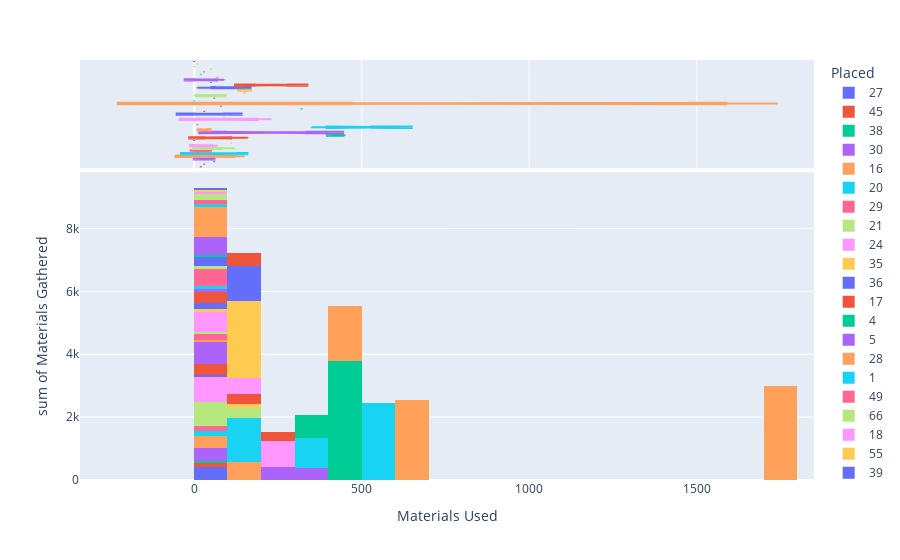

Notebook source saved alongside this figure:
### Markdown cell above
I did try one more histogram, putting all the data together onto one. You can see the correlation a lot better on this one than the separate ones, but I still think the scatter plots show it the best. On this graph, you can see that the >10 wins and <100 materials used far outlie anything else, still, but it doesn't show it as well as the scatter plot.

### Code cell
df = pd.read_csv('/Users/kaylashrieve/Desktop/fortnitecsv2.csv')
fig = px.histogram(df, x="Materials Used", y="Materials Gathered", color="Placed",
                   marginal="box",
                   hover_data=df.columns)
fig.show()

### Figure 1 — Plotly figure (JSON) as saved in the notebook; plotly's stock layout.template omitted (floating-point values rounded to 4 significant figures)
{"data": [{"alignmentgroup": "True", "bingroup": "x", "histfunc": "sum", "hovertemplate": "Placed=27<br>Materials Used=%{x}<br>sum of Materials Gathered=%{y}<extra></extra>", "legendgroup": "27", "marker": {"color": "#636efa"}, "name": "27", "offsetgroup": "27", "orientation": "v", "showlegend": true, "type": "histogram", "x": [20, 20, 20], "xaxis": "x", "y": [20, 162, 226], "yaxis": "y"}, {"alignmentgroup": "True", "customdata": [[27], [27], [27]], "hovertemplate": "Placed=%{customdata[0]}<br>Materials Used=%{x}<extra></extra>", "legendgroup": "27", "marker": {"color": "#636efa"}, "name": "27", "notched": true, "offsetgroup": "27", "showlegend": false, "type": "box", "x": [20, 20, 20], "xaxis": "x2", "yaxis": "y2"}, {"alignmentgroup": "True", "bingroup": "x", "histfunc": "sum", "hovertemplate": "Placed=45<br>Materials Used=%{x}<br>sum of Materials Gathered=%{y}<extra></extra>", "legendgroup": "45", "marker": {"color": "#EF553B"}, "name": "45", "offsetgroup": "45", "orientation": "v", "showlegend": true, "type": "histogram", "x": [30], "xaxis": "x", "y": [123], "yaxis": "y"}, {"alignmentgroup": "True", "customdata": [[45]], "hovertemplate": "Placed=%{customdata[0]}<br>Materials Used=%{x}<extra></extra>", "legendgroup": "45", "marker": {"color": "#EF553B"}, "name": "45", "notched": true, "offsetgroup": "45", "showlegend": false, "type": "box", "x": [30], "xaxis": "x2", "yaxis": "y2"}, {"alignmentgroup": "True", "bingroup": "x", "histfunc": "sum", "hovertemplate": "Placed=38<br>Materials Used=%{x}<br>sum of Materials Gathered=%{y}<extra></extra>", "legendgroup": "38", "marker": {"color": "#00cc96"}, "name": "38", "offsetgroup": "38", "orientation": "v", "showlegend": true, "type": "histogram", "x": [60], "xaxis": "x", "y": [71], "yaxis": "y"}, {"alignmentgroup": "True", "customdata": [[38]], "hovertemplate": "Placed=%{customdata[0]}<br>Materials Used=%{x}<extra></extra>", "legendgroup": "38", "marker": {"color": "#00cc96"}, "name": "38", "notched": true, "offsetgroup": "38", "showlegend": false, "type": "box", "x": [60], "xaxis": "x2", "yaxis": "y2"}, {"alignmentgroup": "True", "bingroup": "x", "histfunc": "sum", "hovertemplate": "Placed=30<br>Materials Used=%{x}<br>sum of Materials Gathered=%{y}<extra></extra>", "legendgroup": "30", "marker": {"color": "#ab63fa"}, "name": "30", "offsetgroup": "30", "orientation": "v", "showlegend": true, "type": "histogram", "x": [10, 60, 30], "xaxis": "x", "y": [244, 78, 78], "yaxis": "y"}, {"alignmentgroup": "True", "customdata": [[30], [30], [30]], "hovertemplate": "Placed=%{customdata[0]}<br>Materials Used=%{x}<extra></extra>", "legendgroup": "30", "marker": {"color": "#ab63fa"}, "name": "30", "notched": true, "offsetgroup": "30", "showlegend": false, "type": "box", "x": [10, 60, 30], "xaxis": "x2", "yaxis": "y2"}, {"alignmentgroup": "True", "bingroup": "x", "histfunc": "sum", "hovertemplate": "Placed=16<br>Materials Used=%{x}<br>sum of Materials Gathered=%{y}<extra></extra>", "legendgroup": "16", "marker": {"color": "#FFA15A"}, "name": "16", "offsetgroup": "16", "orientation": "v", "showlegend": true, "type": "histogram", "x": [150, 20, 30], "xaxis": "x", "y": [584, 153, 254], "yaxis": "y"}, {"alignmentgroup": "True", "customdata": [[16], [16], [16]], "hovertemplate": "Placed=%{customdata[0]}<br>Materials Used=%{x}<extra></extra>", "legendgroup": "16", "marker": {"color": "#FFA15A"}, "name": "16", "notched": true, "offsetgroup": "16", "showlegend": false, "type": "box", "x": [150, 20, 30], "xaxis": "x2", "yaxis": "y2"}, {"alignmentgroup": "True", "bingroup": "x", "histfunc": "sum", "hovertemplate": "Placed=20<br>Materials Used=%{x}<br>sum of Materials Gathered=%{y}<extra></extra>", "legendgroup": "20", "marker": {"color": "#19d3f3"}, "name": "20", "offsetgroup": "20", "orientation": "v", "showlegend": true, "type": "histogram", "x": [150, 60, 0], "xaxis": "x", "y": [1379, 62, 78], "yaxis": "y"}, {"alignmentgroup": "True", "customdata": [[20], [20], [20]], "hovertemplate": "Placed=%{customdata[0]}<br>Materials Used=%{x}<extra></extra>", "legendgroup": "20", "marker": {"color": "#19d3f3"}, "name": "20", "notched": true, "offsetgroup": "20", "showlegend": false, "type": "box", "x": [150, 60, 0], "xaxis": "x2", "yaxis": "y2"}, {"alignmentgroup": "True", "bingroup": "x", "histfunc": "sum", "hovertemplate": "Placed=29<br>Materials Used=%{x}<br>sum of Materials Gathered=%{y}<extra></extra>", "legendgroup": "29", "marker": {"color": "#FF6692"}, "name": "29", "offsetgroup": "29", "orientation": "v", "showlegend": true, "type": "histogram", "x": [50, 20, 1], "xaxis": "x", "y": [59, 20, 79], "yaxis": "y"}, {"alignmentgroup": "True", "customdata": [[29], [29], [29]], "hovertemplate": "Placed=%{customdata[0]}<br>Materials Used=%{x}<extra></extra>", "legendgroup": "29", "marker": {"color": "#FF6692"}, "name": "29", "notched": true, "offsetgroup": "29", "showlegend": false, "type": "box", "x": [50, 20, 1], "xaxis": "x2", "yaxis": "y2"}, {"alignmentgroup": "True", "bingroup": "x", "histfunc": "sum", "hovertemplate": "Placed=21<br>Materials Used=%{x}<br>sum of Materials Gathered=%{y}<extra></extra>", "legendgroup": "21", "marker": {"color": "#B6E880"}, "name": "21", "offsetgroup": "21", "orientation": "v", "showlegend": true, "type": "histogram", "x": [20, 120, 40, 30], "xaxis": "x", "y": [416, 328, 136, 230], "yaxis": "y"}, {"alignmentgroup": "True", "customdata": [[21], [21], [21], [21]], "hovertemplate": "Placed=%{customdata[0]}<br>Materials Used=%{x}<extra></extra>", "legendgroup": "21", "marker": {"color": "#B6E880"}, "name": "21", "notched": true, "offsetgroup": "21", "showlegend": false, "type": "box", "x": [20, 120, 40, 30], "xaxis": "x2", "yaxis": "y2"}, {"alignmentgroup": "True", "bingroup": "x", "histfunc": "sum", "hovertemplate": "Placed=24<br>Materials Used=%{x}<br>sum of Materials Gathered=%{y}<extra></extra>", "legendgroup": "24", "marker": {"color": "#FF97FF"}, "name": "24", "offsetgroup": "24", "orientation": "v", "showlegend": true, "type": "histogram", "x": [70, 30, 10, 55, 0, 0], "xaxis": "x", "y": [165, 88, 165, 164, 108, 94], "yaxis": "y"}, {"alignmentgroup": "True", "customdata": [[24], [24], [24], [24], [24], [24]], "hovertemplate": "Placed=%{customdata[0]}<br>Materials Used=%{x}<extra></extra>", "legendgroup": "24", "marker": {"color": "#FF97FF"}, "name": "24", "notched": true, "offsetgroup": "24", "showlegend": false, "type": "box", "x": [70, 30, 10, 55, 0, 0], "xaxis": "x2", "yaxis": "y2"}, {"alignmentgroup": "True", "bingroup": "x", "histfunc": "sum", "hovertemplate": "Placed=35<br>Materials Used=%{x}<br>sum of Materials Gathered=%{y}<extra></extra>", "legendgroup": "35", "marker": {"color": "#FECB52"}, "name": "35", "offsetgroup": "35", "orientation": "v", "showlegend": true, "type": "histogram", "x": [110], "xaxis": "x", "y": [127], "yaxis": "y"}, {"alignmentgroup": "True", "customdata": [[35]], "hovertemplate": "Placed=%{customdata[0]}<br>Materials Used=%{x}<extra></extra>", "legendgroup": "35", "marker": {"color": "#FECB52"}, "name": "35", "notched": true, "offsetgroup": "35", "showlegend": false, "type": "box", "x": [110], "xaxis": "x2", "yaxis": "y2"}, {"alignmentgroup": "True", "bingroup": "x", "histfunc": "sum", "hovertemplate": "Placed=36<br>Materials Used=%{x}<br>sum of Materials Gathered=%{y}<extra></extra>", "legendgroup": "36", "marker": {"color": "#636efa"}, "name": "36", "offsetgroup": "36", "orientation": "v", "showlegend": true, "type": "histogram", "x": [0], "xaxis": "x", "y": [68], "yaxis": "y"}, {"alignmentgroup": "True", "customdata": [[36]], "hovertemplate": "Placed=%{customdata[0]}<br>Materials Used=%{x}<extra></extra>", "legendgroup": "36", "marker": {"color": "#636efa"}, "name": "36", "notched": true, "offsetgroup": "36", "showlegend": false, "type": "box", "x": [0], "xaxis": "x2", "yaxis": "y2"}, {"alignmentgroup": "True", "bingroup": "x", "histfunc": "sum", "hovertemplate": "Placed=17<br>Materials Used=%{x}<br>sum of Materials Gathered=%{y}<extra></extra>", "legendgroup": "17", "marker": {"color": "#EF553B"}, "name": "17", "offsetgroup": "17", "orientation": "v", "showlegend": true, "type": "histogram", "x": [30, 30, 160, 60], "xaxis": "x", "y": [270, 32, 317, 62], "yaxis": "y"}, {"alignmentgroup": "True", "customdata": [[17], [17], [17], [17]], "hovertemplate": "Placed=%{customdata[0]}<br>Materials Used=%{x}<extra></extra>", "legendgroup": "17", "marker": {"color": "#EF553B"}, "name": "17", "notched": true, "offsetgroup": "17", "showlegend": false, "type": "box", "x": [30, 30, 160, 60], "xaxis": "x2", "yaxis": "y2"}, {"alignmentgroup": "True", "bingroup": "x", "histfunc": "sum", "hovertemplate": "Placed=4<br>Materials Used=%{x}<br>sum of Materials Gathered=%{y}<extra></extra>", "legendgroup": "4", "marker": {"color": "#00cc96"}, "name": "4", "offsetgroup": "4", "orientation": "v", "showlegend": true, "type": "histogram", "x": [420, 410, 450], "xaxis": "x", "y": [715, 2215, 850], "yaxis": "y"}, {"alignmentgroup": "True", "customdata": [[4], [4], [4]], "hovertemplate": "Placed=%{customdata[0]}<br>Materials Used=%{x}<extra></extra>", "legendgroup": "4", "marker": {"color": "#00cc96"}, "name": "4", "notched": true, "offsetgroup": "4", "showlegend": false, "type": "box", "x": [420, 410, 450], "xaxis": "x2", "yaxis": "y2"}, {"alignmentgroup": "True", "bingroup": "x", "histfunc": "sum", "hovertemplate": "Placed=5<br>Materials Used=%{x}<br>sum of Materials Gathered=%{y}<extra></extra>", "legendgroup": "5", "marker": {"color": "#ab63fa"}, "name": "5", "offsetgroup": "5", "orientation": "v", "showlegend": true, "type": "histogram", "x": [370, 50, 230], "xaxis": "x", "y": [384, 687, 421], "yaxis": "y"}, {"alignmentgroup": "True", "customdata": [[5], [5], [5]], "hovertemplate": "Placed=%{customdata[0]}<br>Materials Used=%{x}<extra></extra>", "legendgroup": "5", "marker": {"color": "#ab63fa"}, "name": "5", "notched": true, "offsetgroup": "5", "showlegend": false, "type": "box", "x": [370, 50, 230], "xaxis": "x2", "yaxis": "y2"}, {"alignmentgroup": "True", "bingroup": "x", "histfunc": "sum", "hovertemplate": "Placed=28<br>Materials Used=%{x}<br>sum of Materials Gathered=%{y}<extra></extra>", "legendgroup": "28", "marker": {"color": "#FFA15A"}, "name": "28", "offsetgroup": "28", "orientation": "v", "showlegend": true, "type": "histogram", "x": [20, 40], "xaxis": "x", "y": [25, 46], "yaxis": "y"}, {"alignmentgroup": "True", "customdata": [[28], [28]], "hovertemplate": "Placed=%{customdata[0]}<br>Materials Used=%{x}<extra></extra>", "legendgroup": "28", "marker": {"color": "#FFA15A"}, "name": "28", "notched": true, "offsetgroup": "28", "showlegend": false, "type": "box", "x": [20, 40], "xaxis": "x2", "yaxis": "y2"}, {"alignmentgroup": "True", "bingroup": "x", "histfunc": "sum", "hovertemplate": "Placed=1<br>Materials Used=%{x}<br>sum of Materials Gathered=%{y}<extra></extra>", "legendgroup": "1", "marker": {"color": "#19d3f3"}, "name": "1", "offsetgroup": "1", "orientation": "v", "showlegend": true, "type": "histogram", "x": [530, 530, 350], "xaxis": "x", "y": [541, 1907, 941], "yaxis": "y"}, {"alignmentgroup": "True", "customdata": [[1], [1], [1]], "hovertemplate": "Placed=%{customdata[0]}<br>Materials Used=%{x}<extra></extra>", "legendgroup": "1", "marker": {"color": "#19d3f3"}, "name": "1", "notched": true, "offsetgroup": "1", "showlegend": false, "type": "box", "x": [530, 530, 350], "xaxis": "x2", "yaxis": "y2"}, {"alignmentgroup": "True", "bingroup": "x", "histfunc": "sum", "hovertemplate": "Placed=49<br>Materials Used=%{x}<br>sum of Materials Gathered=%{y}<extra></extra>", "legendgroup": "49", "marker": {"color": "#FF6692"}, "name": "49", "offsetgroup": "49", "orientation": "v", "showlegend": true, "type": "histogram", "x": [10], "xaxis": "x", "y": [167], "yaxis": "y"}, {"alignmentgroup": "True", "customdata": [[49]], "hovertemplate": "Placed=%{customdata[0]}<br>Materials Used=%{x}<extra></extra>", "legendgroup": "49", "marker": {"color": "#FF6692"}, "name": "49", "notched": true, "offsetgroup": "49", "showlegend": false, "type": "box", "x": [10], "xaxis": "x2", "yaxis": "y2"}, {"alignmentgroup": "True", "bingroup": "x", "histfunc": "sum", "hovertemplate": "Placed=66<br>Materials Used=%{x}<br>sum of Materials Gathered=%{y}<extra></extra>", "legendgroup": "66", "marker": {"color": "#B6E880"}, "name": "66", "offsetgroup": "66", "orientation": "v", "showlegend": true, "type": "histogram", "x": [0], "xaxis": "x", "y": [87], "yaxis": "y"}, {"alignmentgroup": "True", "customdata": [[66]], "hovertemplate": "Placed=%{customdata[0]}<br>Materials Used=%{x}<extra></extra>", "legendgroup": "66", "marker": {"color": "#B6E880"}, "name": "66", "notched": true, "offsetgroup": "66", "showlegend": false, "type": "box", "x": [0], "xaxis": "x2", "yaxis": "y2"}, {"alignmentgroup": "True", "bingroup": "x", "histfunc": "sum", "hovertemplate": "Placed=18<br>Materials Used=%{x}<br>sum of Materials Gathered=%{y}<extra></extra>", "legendgroup": "18", "marker": {"color": "#FF97FF"}, "name": "18", "offsetgroup": "18", "orientation": "v", "showlegend": true, "type": "histogram", "x": [230, 70, 60], "xaxis": "x", "y": [806, 261, 370], "yaxis": "y"}, {"alignmentgroup": "True", "customdata": [[18], [18], [18]], "hovertemplate": "Placed=%{customdata[0]}<br>Materials Used=%{x}<extra></extra>", "legendgroup": "18", "marker": {"color": "#FF97FF"}, "name": "18", "notched": true, "offsetgroup": "18", "showlegend": false, "type": "box", "x": [230, 70, 60], "xaxis": "x2", "yaxis": "y2"}, {"alignmentgroup": "True", "bingroup": "x", "histfunc": "sum", "hovertemplate": "Placed=55<br>Materials Used=%{x}<br>sum of Materials Gathered=%{y}<extra></extra>", "legendgroup": "55", "marker": {"color": "#FECB52"}, "name": "55", "offsetgroup": "55", "orientation": "v", "showlegend": true, "type": "histogram", "x": [90], "xaxis": "x", "y": [98], "yaxis": "y"}, {"alignmentgroup": "True", "customdata": [[55]], "hovertemplate": "Placed=%{customdata[0]}<br>Materials Used=%{x}<extra></extra>", "legendgroup": "55", "marker": {"color": "#FECB52"}, "name": "55", "notched": true, "offsetgroup": "55", "showlegend": false, "type": "box", "x": [90], "xaxis": "x2", "yaxis": "y2"}, {"alignmentgroup": "True", "bingroup": "x", "histfunc": "sum", "hovertemplate": "Placed=39<br>Materials Used=%{x}<br>sum of Materials Gathered=%{y}<extra></extra>", "legendgroup": "39", "marker": {"color": "#636efa"}, "name": "39", "offsetgroup": "39", "orientation": "v", "showlegend": true, "type": "histogram", "x": [90, 0], "xaxis": "x", "y": [102, 75], "yaxis": "y"}, {"alignmentgroup": "True", "customdata": [[39], [39]], "hovertemplate": "Placed=%{customdata[0]}<br>Materials Used=%{x}<extra></extra>", "legendgroup": "39", "marker": {"color": "#636efa"}, "name": "39", "notched": true, "offsetgroup": "39", "showlegend": false, "type": "box", "x": [90, 0], "xaxis": "x2", "yaxis": "y2"}, {"alignmentgroup": "True", "bingroup": "x", "histfunc": "sum", "hovertemplate": "Placed=26<br>Materials Used=%{x}<br>sum of Materials Gathered=%{y}<extra></extra>", "legendgroup": "26", "marker": {"color": "#EF553B"}, "name": "26", "offsetgroup": "26", "orientation": "v", "showlegend": true, "type": "histogram", "x": [30, 30], "xaxis": "x", "y": [321, 43], "yaxis": "y"}, {"alignmentgroup": "True", "customdata": [[26], [26]], "hovertemplate": "Placed=%{customdata[0]}<br>Materials Used=%{x}<extra></extra>", "legendgroup": "26", "marker": {"color": "#EF553B"}, "name": "26", "notched": true, "offsetgroup": "26", "showlegend": false, "type": "box", "x": [30, 30], "xaxis": "x2", "yaxis": "y2"}, {"alignmentgroup": "True", "bingroup": "x", "histfunc": "sum", "hovertemplate": "Placed=8<br>Materials Used=%{x}<br>sum of Materials Gathered=%{y}<extra></extra>", "legendgroup": "8", "marker": {"color": "#00cc96"}, "name": "8", "offsetgroup": "8", "orientation": "v", "showlegend": true, "type": "histogram", "x": [320], "xaxis": "x", "y": [732], "yaxis": "y"}, {"alignmentgroup": "True", "customdata": [[8]], "hovertemplate": "Placed=%{customdata[0]}<br>Materials Used=%{x}<extra></extra>", "legendgroup": "8", "marker": {"color": "#00cc96"}, "name": "8", "notched": true, "offsetgroup": "8", "showlegend": false, "type": "box", "x": [320], "xaxis": "x2", "yaxis": "y2"}, {"alignmentgroup": "True", "bingroup": "x", "histfunc": "sum", "hovertemplate": "Placed=19<br>Materials Used=%{x}<br>sum of Materials Gathered=%{y}<extra></extra>", "legendgroup": "19", "marker": {"color": "#ab63fa"}, "name": "19", "offsetgroup": "19", "orientation": "v", "showlegend": true, "type": "histogram", "x": [80], "xaxis": "x", "y": [95], "yaxis": "y"}, {"alignmentgroup": "True", "customdata": [[19]], "hovertemplate": "Placed=%{customdata[0]}<br>Materials Used=%{x}<extra></extra>", "legendgroup": "19", "marker": {"color": "#ab63fa"}, "name": "19", "notched": true, "offsetgroup": "19", "showlegend": false, "type": "box", "x": [80], "xaxis": "x2", "yaxis": "y2"}, {"alignmentgroup": "True", "bingroup": "x", "histfunc": "sum", "hovertemplate": "Placed=2<br>Materials Used=%{x}<br>sum of Materials Gathered=%{y}<extra></extra>", "legendgroup": "2", "marker": {"color": "#FFA15A"}, "name": "2", "offsetgroup": "2", "orientation": "v", "showlegend": true, "type": "histogram", "x": [1740, 680, 400], "xaxis": "x", "y": [3002, 2553, 1750], "yaxis": "y"}, {"alignmentgroup": "True", "customdata": [[2], [2], [2]], "hovertemplate": "Placed=%{customdata[0]}<br>Materials Used=%{x}<extra></extra>", "legendgroup": "2", "marker": {"color": "#FFA15A"}, "name": "2", "notched": true, "offsetgroup": "2", "showlegend": false, "type": "box", "x": [1740, 680, 400], "xaxis": "x2", "yaxis": "y2"}, {"alignmentgroup": "True", "bingroup": "x", "histfunc": "sum", "hovertemplate": "Placed=48<br>Materials Used=%{x}<br>sum of Materials Gathered=%{y}<extra></extra>", "legendgroup": "48", "marker": {"color": "#19d3f3"}, "name": "48", "offsetgroup": "48", "orientation": "v", "showlegend": true, "type": "histogram", "x": [0, 0], "xaxis": "x", "y": [69, 30], "yaxis": "y"}, {"alignmentgroup": "True", "customdata": [[48], [48]], "hovertemplate": "Placed=%{customdata[0]}<br>Materials Used=%{x}<extra></extra>", "legendgroup": "48", "marker": {"color": "#19d3f3"}, "name": "48", "notched": true, "offsetgroup": "48", "showlegend": false, "type": "box", "x": [0, 0], "xaxis": "x2", "yaxis": "y2"}, {"alignmentgroup": "True", "bingroup": "x", "histfunc": "sum", "hovertemplate": "Placed=14<br>Materials Used=%{x}<br>sum of Materials Gathered=%{y}<extra></extra>", "legendgroup": "14", "marker": {"color": "#FF6692"}, "name": "14", "offsetgroup": "14", "orientation": "v", "showlegend": true, "type": "histogram", "x": [60], "xaxis": "x", "y": [519], "yaxis": "y"}, {"alignmentgroup": "True", "customdata": [[14]], "hovertemplate": "Placed=%{customdata[0]}<br>Materials Used=%{x}<extra></extra>", "legendgroup": "14", "marker": {"color": "#FF6692"}, "name": "14", "notched": true, "offsetgroup": "14", "showlegend": false, "type": "box", "x": [60], "xaxis": "x2", "yaxis": "y2"}, {"alignmentgroup": "True", "bingroup": "x", "histfunc": "sum", "hovertemplate": "Placed=22<br>Materials Used=%{x}<br>sum of Materials Gathered=%{y}<extra></extra>", "legendgroup": "22", "marker": {"color": "#B6E880"}, "name": "22", "offsetgroup": "22", "orientation": "v", "showlegend": true, "type": "histogram", "x": [70, 50, 0], "xaxis": "x", "y": [70, 50, 0], "yaxis": "y"}, {"alignmentgroup": "True", "customdata": [[22], [22], [22]], "hovertemplate": "Placed=%{customdata[0]}<br>Materials Used=%{x}<extra></extra>", "legendgroup": "22", "marker": {"color": "#B6E880"}, "name": "22", "notched": true, "offsetgroup": "22", "showlegend": false, "type": "box", "x": [70, 50, 0], "xaxis": "x2", "yaxis": "y2"}, {"alignmentgroup": "True", "bingroup": "x", "histfunc": "sum", "hovertemplate": "Placed=10<br>Materials Used=%{x}<br>sum of Materials Gathered=%{y}<extra></extra>", "legendgroup": "10", "marker": {"color": "#FF97FF"}, "name": "10", "offsetgroup": "10", "orientation": "v", "showlegend": true, "type": "histogram", "x": [150], "xaxis": "x", "y": [512], "yaxis": "y"}, {"alignmentgroup": "True", "customdata": [[10]], "hovertemplate": "Placed=%{customdata[0]}<br>Materials Used=%{x}<extra></extra>", "legendgroup": "10", "marker": {"color": "#FF97FF"}, "name": "10", "notched": true, "offsetgroup": "10", "showlegend": false, "type": "box", "x": [150], "xaxis": "x2", "yaxis": "y2"}, {"alignmentgroup": "True", "bingroup": "x", "histfunc": "sum", "hovertemplate": "Placed=13<br>Materials Used=%{x}<br>sum of Materials Gathered=%{y}<extra></extra>", "legendgroup": "13", "marker": {"color": "#FECB52"}, "name": "13", "offsetgroup": "13", "orientation": "v", "showlegend": true, "type": "histogram", "x": [160, 140], "xaxis": "x", "y": [894, 1560], "yaxis": "y"}, {"alignmentgroup": "True", "customdata": [[13], [13]], "hovertemplate": "Placed=%{customdata[0]}<br>Materials Used=%{x}<extra></extra>", "legendgroup": "13", "marker": {"color": "#FECB52"}, "name": "13", "notched": true, "offsetgroup": "13", "showlegend": false, "type": "box", "x": [160, 140], "xaxis": "x2", "yaxis": "y2"}, {"alignmentgroup": "True", "bingroup": "x", "histfunc": "sum", "hovertemplate": "Placed=15<br>Materials Used=%{x}<br>sum of Materials Gathered=%{y}<extra></extra>", "legendgroup": "15", "marker": {"color": "#636efa"}, "name": "15", "offsetgroup": "15", "orientation": "v", "showlegend": true, "type": "histogram", "x": [150, 150, 110, 10, 80], "xaxis": "x", "y": [749, 231, 118, 175, 99], "yaxis": "y"}, {"alignmentgroup": "True", "customdata": [[15], [15], [15], [15], [15]], "hovertemplate": "Placed=%{customdata[0]}<br>Materials Used=%{x}<extra></extra>", "legendgroup": "15", "marker": {"color": "#636efa"}, "name": "15", "notched": true, "offsetgroup": "15", "showlegend": false, "type": "box", "x": [150, 150, 110, 10, 80], "xaxis": "x2", "yaxis": "y2"}, {"alignmentgroup": "True", "bingroup": "x", "histfunc": "sum", "hovertemplate": "Placed=6<br>Materials Used=%{x}<br>sum of Materials Gathered=%{y}<extra></extra>", "legendgroup": "6", "marker": {"color": "#EF553B"}, "name": "6", "offsetgroup": "6", "orientation": "v", "showlegend": true, "type": "histogram", "x": [280, 180], "xaxis": "x", "y": [288, 429], "yaxis": "y"}, {"alignmentgroup": "True", "customdata": [[6], [6]], "hovertemplate": "Placed=%{customdata[0]}<br>Materials Used=%{x}<extra></extra>", "legendgroup": "6", "marker": {"color": "#EF553B"}, "name": "6", "notched": true, "offsetgroup": "6", "showlegend": false, "type": "box", "x": [280, 180], "xaxis": "x2", "yaxis": "y2"}, {"alignmentgroup": "True", "bingroup": "x", "histfunc": "sum", "hovertemplate": "Placed=31<br>Materials Used=%{x}<br>sum of Materials Gathered=%{y}<extra></extra>", "legendgroup": "31", "marker": {"color": "#00cc96"}, "name": "31", "offsetgroup": "31", "orientation": "v", "showlegend": true, "type": "histogram", "x": [50], "xaxis": "x", "y": [78], "yaxis": "y"}, {"alignmentgroup": "True", "customdata": [[31]], "hovertemplate": "Placed=%{customdata[0]}<br>Materials Used=%{x}<extra></extra>", "legendgroup": "31", "marker": {"color": "#00cc96"}, "name": "31", "notched": true, "offsetgroup": "31", "showlegend": false, "type": "box", "x": [50], "xaxis": "x2", "yaxis": "y2"}, {"alignmentgroup": "True", "bingroup": "x", "histfunc": "sum", "hovertemplate": "Placed=25<br>Materials Used=%{x}<br>sum of Materials Gathered=%{y}<extra></extra>", "legendgroup": "25", "marker": {"color": "#ab63fa"}, "name": "25", "offsetgroup": "25", "orientation": "v", "showlegend": true, "type": "histogram", "x": [40, 90, 0, 0], "xaxis": "x", "y": [204, 251, 50, 49], "yaxis": "y"}, {"alignmentgroup": "True", "customdata": [[25], [25], [25], [25]], "hovertemplate": "Placed=%{customdata[0]}<br>Materials Used=%{x}<extra></extra>", "legendgroup": "25", "marker": {"color": "#ab63fa"}, "name": "25", "notched": true, "offsetgroup": "25", "showlegend": false, "type": "box", "x": [40, 90, 0, 0], "xaxis": "x2", "yaxis": "y2"}, {"alignmentgroup": "True", "bingroup": "x", "histfunc": "sum", "hovertemplate": "Placed=11<br>Materials Used=%{x}<br>sum of Materials Gathered=%{y}<extra></extra>", "legendgroup": "11", "marker": {"color": "#FFA15A"}, "name": "11", "offsetgroup": "11", "orientation": "v", "showlegend": true, "type": "histogram", "x": [70], "xaxis": "x", "y": [970], "yaxis": "y"}, {"alignmentgroup": "True", "customdata": [[11]], "hovertemplate": "Placed=%{customdata[0]}<br>Materials Used=%{x}<extra></extra>", "legendgroup": "11", "marker": {"color": "#FFA15A"}, "name": "11", "notched": true, "offsetgroup": "11", "showlegend": false, "type": "box", "x": [70], "xaxis": "x2", "yaxis": "y2"}, {"alignmentgroup": "True", "bingroup": "x", "histfunc": "sum", "hovertemplate": "Placed=46<br>Materials Used=%{x}<br>sum of Materials Gathered=%{y}<extra></extra>", "legendgroup": "46", "marker": {"color": "#19d3f3"}, "name": "46", "offsetgroup": "46", "orientation": "v", "showlegend": true, "type": "histogram", "x": [20], "xaxis": "x", "y": [69], "yaxis": "y"}, {"alignmentgroup": "True", "customdata": [[46]], "hovertemplate": "Placed=%{customdata[0]}<br>Materials Used=%{x}<extra></extra>", "legendgroup": "46", "marker": {"color": "#19d3f3"}, "name": "46", "notched": true, "offsetgroup": "46", "showlegend": false, "type": "box", "x": [20], "xaxis": "x2", "yaxis": "y2"}, {"alignmentgroup": "True", "bingroup": "x", "histfunc": "sum", "hovertemplate": "Placed=32<br>Materials Used=%{x}<br>sum of Materials Gathered=%{y}<extra></extra>", "legendgroup": "32", "marker": {"color": "#FF6692"}, "name": "32", "offsetgroup": "32", "orientation": "v", "showlegend": true, "type": "histogram", "x": [30], "xaxis": "x", "y": [139], "yaxis": "y"}, {"alignmentgroup": "True", "customdata": [[32]], "hovertemplate": "Placed=%{customdata[0]}<br>Materials Used=%{x}<extra></extra>", "legendgroup": "32", "marker": {"color": "#FF6692"}, "name": "32", "notched": true, "offsetgroup": "32", "showlegend": false, "type": "box", "x": [30], "xaxis": "x2", "yaxis": "y2"}, {"alignmentgroup": "True", "bingroup": "x", "histfunc": "sum", "hovertemplate": "Placed=12<br>Materials Used=%{x}<br>sum of Materials Gathered=%{y}<extra></extra>", "legendgroup": "12", "marker": {"color": "#B6E880"}, "name": "12", "offsetgroup": "12", "orientation": "v", "showlegend": true, "type": "histogram", "x": [50], "xaxis": "x", "y": [204], "yaxis": "y"}, {"alignmentgroup": "True", "customdata": [[12]], "hovertemplate": "Placed=%{customdata[0]}<br>Materials Used=%{x}<extra></extra>", "legendgroup": "12", "marker": {"color": "#B6E880"}, "name": "12", "notched": true, "offsetgroup": "12", "showlegend": false, "type": "box", "x": [50], "xaxis": "x2", "yaxis": "y2"}, {"alignmentgroup": "True", "bingroup": "x", "histfunc": "sum", "hovertemplate": "Placed=23<br>Materials Used=%{x}<br>sum of Materials Gathered=%{y}<extra></extra>", "legendgroup": "23", "marker": {"color": "#FF97FF"}, "name": "23", "offsetgroup": "23", "orientation": "v", "showlegend": true, "type": "histogram", "x": [0], "xaxis": "x", "y": [56], "yaxis": "y"}, {"alignmentgroup": "True", "customdata": [[23]], "hovertemplate": "Placed=%{customdata[0]}<br>Materials Used=%{x}<extra></extra>", "legendgroup": "23", "marker": {"color": "#FF97FF"}, "name": "23", "notched": true, "offsetgroup": "23", "showlegend": false, "type": "box", "x": [0], "xaxis": "x2", "yaxis": "y2"}, {"alignmentgroup": "True", "bingroup": "x", "histfunc": "sum", "hovertemplate": "Placed=41<br>Materials Used=%{x}<br>sum of Materials Gathered=%{y}<extra></extra>", "legendgroup": "41", "marker": {"color": "#FECB52"}, "name": "41", "offsetgroup": "41", "orientation": "v", "showlegend": true, "type": "histogram", "x": [10], "xaxis": "x", "y": [75], "yaxis": "y"}, {"alignmentgroup": "True", "customdata": [[41]], "hovertemplate": "Placed=%{customdata[0]}<br>Materials Used=%{x}<extra></extra>", "legendgroup": "41", "marker": {"color": "#FECB52"}, "name": "41", "notched": true, "offsetgroup": "41", "showlegend": false, "type": "box", "x": [10], "xaxis": "x2", "yaxis": "y2"}, {"alignmentgroup": "True", "bingroup": "x", "histfunc": "sum", "hovertemplate": "Placed=34<br>Materials Used=%{x}<br>sum of Materials Gathered=%{y}<extra></extra>", "legendgroup": "34", "marker": {"color": "#636efa"}, "name": "34", "offsetgroup": "34", "orientation": "v", "showlegend": true, "type": "histogram", "x": [0], "xaxis": "x", "y": [60], "yaxis": "y"}, {"alignmentgroup": "True", "customdata": [[34]], "hovertemplate": "Placed=%{customdata[0]}<br>Materials Used=%{x}<extra></extra>", "legendgroup": "34", "marker": {"color": "#636efa"}, "name": "34", "notched": true, "offsetgroup": "34", "showlegend": false, "type": "box", "x": [0], "xaxis": "x2", "yaxis": "y2"}], "layout": {"barmode": "relative", "legend": {"title": {"text": "Placed"}, "tracegroupgap": 0}, "margin": {"t": 60}, "xaxis": {"anchor": "y", "domain": [0, 1], "title": {"text": "Materials Used"}}, "xaxis2": {"anchor": "y2", "domain": [0, 1], "matches": "x", "showgrid": true, "showticklabels": false}, "yaxis": {"anchor": "x", "domain": [0, 0.7326], "title": {"text": "sum of Materials Gathered"}}, "yaxis2": {"anchor": "x2", "domain": [0.7426, 1], "matches": "y2", "showgrid": false, "showline": false, "showticklabels": false, "ticks": ""}}}
